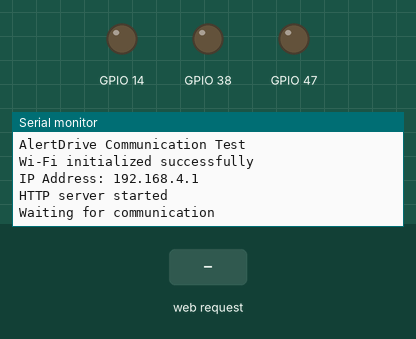
Bench run of a sketch on a simulated ESP32-S3. Parts: output pins drawn as LEDs (lit = HIGH), the last lines printed to the serial monitor. The test bench sets the inputs (shaded band).

Above: at 2.2 s.
2.3 s: HTTP request GET /alert?state=NORMAL received
At 2.8 s:
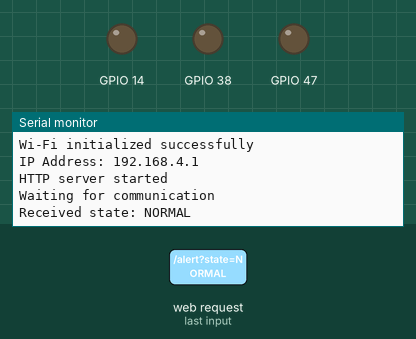
3.8 s: HTTP request GET /alert?state=CLOSING received
At 5.0 s:
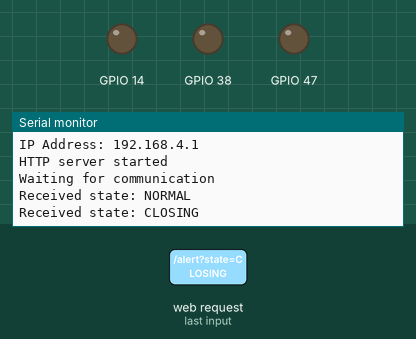
5.3 s: HTTP request GET /alert?state=WARNING received
At 6.3 s:
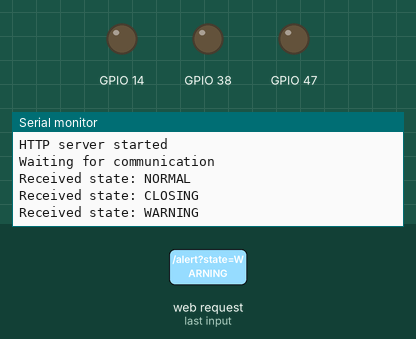

The sketch:

communication_test.ino
```cpp
/*
 * AlertDrive - Communication Test
 *
 * Board: ESP32-S3 N16R8
 * Communication: Local Wi-Fi and HTTP
 *
 * Purpose:
 * - Verify Wi-Fi access point initialization
 * - Verify HTTP server operation
 * - Verify alert command reception
 * - Verify communication watchdog
 *
 * No physical alert components are activated.
 */

#include <WiFi.h>
#include <WebServer.h>

// Wi-Fi configuration
const char* AP_SSID = "ALERT-DRIVE";
const char* AP_PASSWORD = "alertdrive8";

IPAddress localIP(192, 168, 4, 1);
IPAddress gateway(192, 168, 4, 1);
IPAddress subnet(255, 255, 255, 0);

WebServer server(80);

// System variables
String currentState = "STANDBY";

bool monitoringActive = false;
bool wifiReady = false;

unsigned long lastAlertReceived = 0;
const unsigned long WATCHDOG_TIMEOUT = 5000;

// Root endpoint
void handleRoot() {
  server.send(
    200,
    "text/plain",
    "AlertDrive Communication Test Online"
  );
}

// Health endpoint
void handleHealth() {

  String response = "{";

  response += "\"device\":\"AlertDrive\",";
  response += "\"camera_ready\":false,";
  response += "\"state\":\"";
  response += currentState;
  response += "\",";
  response += "\"monitoring\":";
  response += monitoringActive ? "true" : "false";
  response += "}";

  server.send(200, "application/json", response);
}

// Alert endpoint
void handleAlert() {

  if (!server.hasArg("state")) {
    server.send(400, "text/plain", "Missing state");
    return;
  }

  String requestedState = server.arg("state");

  requestedState.trim();
  requestedState.toUpperCase();

  bool validState =
    requestedState == "NORMAL" ||
    requestedState == "CLOSING" ||
    requestedState == "WARNING" ||
    requestedState == "DROWSY" ||
    requestedState == "NO_FACE" ||
    requestedState == "STANDBY" ||
    requestedState == "STOP";

  if (!validState) {
    server.send(400, "text/plain", "Invalid state");
    return;
  }

  currentState = requestedState;
  lastAlertReceived = millis();

  monitoringActive =
    requestedState != "STOP" &&
    requestedState != "STANDBY";

  if (!monitoringActive) {
    currentState = "STANDBY";
  }

  Serial0.print("Received state: ");
  Serial0.println(currentState);

  server.send(200, "text/plain", "OK");
}

// Communication watchdog
void checkWatchdog() {

  if (!monitoringActive) {
    return;
  }

  if (millis() - lastAlertReceived >= WATCHDOG_TIMEOUT) {

    if (currentState != "CONNECTION_LOST") {

      currentState = "CONNECTION_LOST";

      Serial0.println(
        "WARNING: Communication lost"
      );
    }
  }
}

void setup() {

  Serial0.begin(115200);
  delay(1000);

  Serial0.println("AlertDrive Communication Test");

  // Keep alert output pins LOW
  digitalWrite(38, LOW);
  digitalWrite(14, LOW);
  digitalWrite(47, LOW);

  pinMode(38, OUTPUT);
  pinMode(14, OUTPUT);
  pinMode(47, OUTPUT);

  // Initialize local Wi-Fi
  WiFi.mode(WIFI_AP);

  if (!WiFi.softAPConfig(localIP, gateway, subnet)) {
    Serial0.println("Wi-Fi configuration failed");
    return;
  }

  if (!WiFi.softAP(AP_SSID, AP_PASSWORD)) {
    Serial0.println("Wi-Fi initialization failed");
    return;
  }

  wifiReady = true;

  Serial0.println("Wi-Fi initialized successfully");

  Serial0.print("IP Address: ");
  Serial0.println(WiFi.softAPIP());

  // Register HTTP endpoints
  server.on("/", HTTP_GET, handleRoot);
  server.on("/health", HTTP_GET, handleHealth);
  server.on("/alert", HTTP_GET, handleAlert);

  server.onNotFound([]() {
    server.send(404, "text/plain", "Endpoint not found");
  });

  server.begin();

  Serial0.println("HTTP server started");
  Serial0.println("Waiting for communication");
}

void loop() {

  if (!wifiReady) {
    delay(100);
    return;
  }

  server.handleClient();
  checkWatchdog();

  delay(1);
}
```

Measured:
- after the input at 2.3 s, the serial monitor: prints a new line at once (image 1)
- after the input at 3.8 s, the serial monitor: prints a new line at once (image 2)
- after the input at 5.3 s, the serial monitor: prints a new line at once (image 3)
